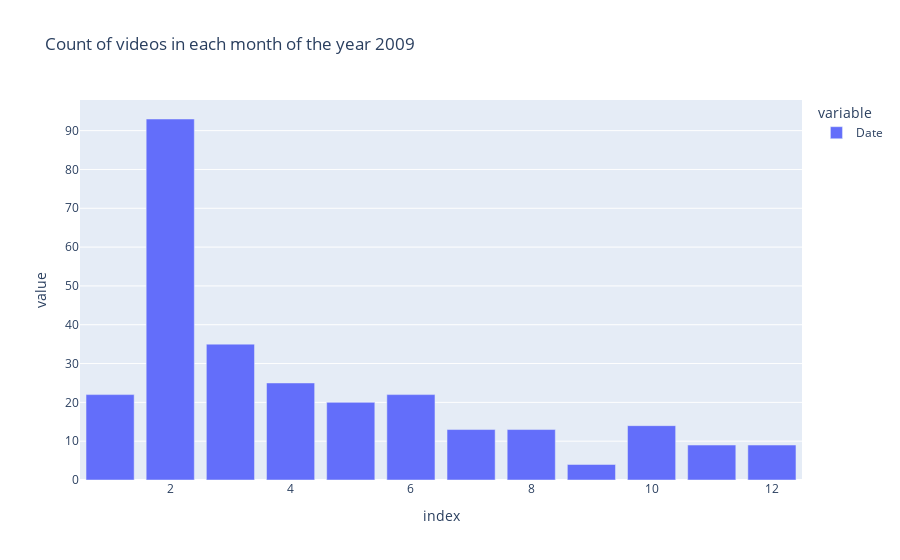

The code cell stored with this chart in its notebook:
### Code cell
px.bar(df[df['Date'].dt.year==2009]['Date'].dt.month.value_counts().sort_index(),title='Count of videos in each month of the year 2009')

### Figure 1 — Plotly figure (JSON) as saved in the notebook; plotly's stock layout.template omitted (floating-point values rounded to 4 significant figures)
{"data": [{"alignmentgroup": "True", "hovertemplate": "variable=Date<br>index=%{x}<br>value=%{y}<extra></extra>", "legendgroup": "Date", "marker": {"color": "#636efa", "pattern": {"shape": ""}}, "name": "Date", "offsetgroup": "Date", "orientation": "v", "showlegend": true, "textposition": "auto", "type": "bar", "x": [1, 2, 3, 4, 5, 6, 7, 8, 9, 10, 11, 12], "xaxis": "x", "y": [22, 93, 35, 25, 20, 22, 13, 13, 4, 14, 9, 9], "yaxis": "y"}], "layout": {"barmode": "relative", "legend": {"title": {"text": "variable"}, "tracegroupgap": 0}, "title": {"text": "Count of videos in each month of the year 2009"}, "xaxis": {"anchor": "y", "domain": [0, 1], "title": {"text": "index"}}, "yaxis": {"anchor": "x", "domain": [0, 1], "title": {"text": "value"}}}}
